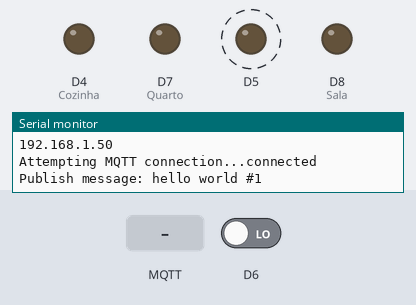
This sketch was run on a simulated ESP8266 (NodeMCU). Parts: output pins drawn as LEDs (lit = HIGH), the last lines printed to the serial monitor. Dashed ring = blinking. The inputs (shaded band) are chosen by the test bench; at power-on: D6 LOW. WiFi joins after 1.5 s; servers stay silent unless stated; no MQTT or app messages arrive unless stated.

Above: at 2.7 s.
2.8 s: MQTT message "S" arrives on the first subscribed topic
At 5.5 s:
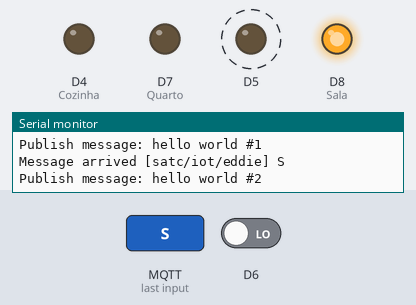
5.8 s: MQTT message "Q" arrives on the first subscribed topic
At 7.5 s:
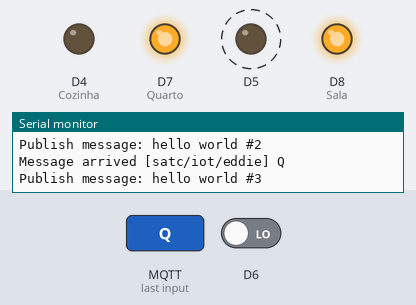
8.8 s: MQTT message "s" arrives on the first subscribed topic
At 11.5 s:
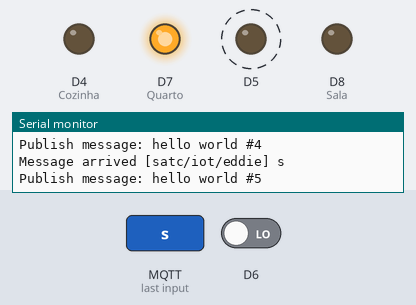
11.8 s: MQTT message "C" arrives on the first subscribed topic
At 13.4 s:
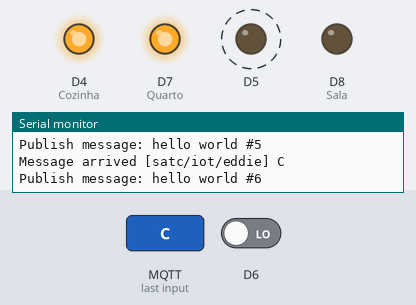
14.8 s: MQTT message "q" arrives on the first subscribed topic
At 17.5 s:
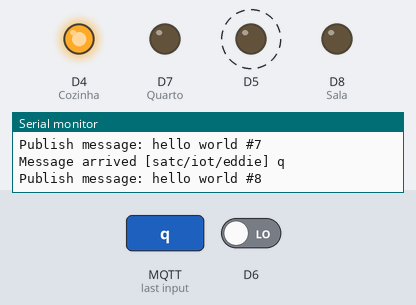
17.8 s: MQTT message "S" arrives on the first subscribed topic
At 19.3 s:
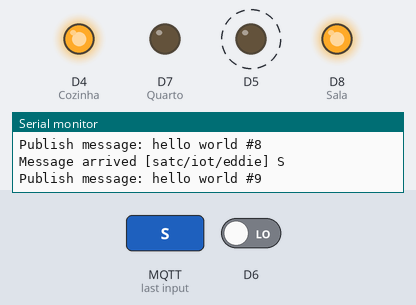
Timing chart, 0 to 21.8 s (numbered marks = the images above; inputs shaded):
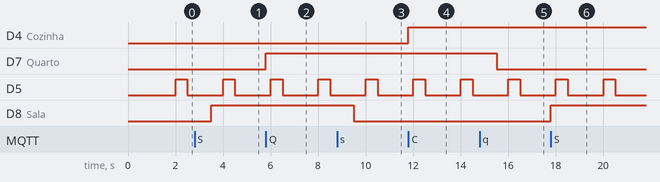

The sketch:

mqtt_esp8266-vs2.ino
```cpp
/*
 Basic ESP8266 MQTT example
 This sketch demonstrates the capabilities of the pubsub library in combination
 with the ESP8266 board/library.
 It connects to an MQTT server then:
  - publishes "hello world" to the topic "outTopic" every two seconds
  - subscribes to the topic "inTopic", printing out any messages
    it receives. NB - it assumes the received payloads are strings not binary
  - If the first character of the topic "inTopic" is an 1, switch ON the ESP Led,
    else switch it off
 It will reconnect to the server if the connection is lost using a blocking
 reconnect function. See the 'mqtt_reconnect_nonblocking' example for how to
 achieve the same result without blocking the main loop.
 To install the ESP8266 board, (using Arduino 1.6.4+):
  - Add the following 3rd party board manager under "File -> Preferences -> Additional Boards Manager URLs":
       http://arduino.esp8266.com/stable/package_esp8266com_index.json
  - Open the "Tools -> Board -> Board Manager" and click install for the ESP8266"
  - Select your ESP8266 in "Tools -> Board"
*/

#include <ESP8266WiFi.h>
#include <PubSubClient.h>

// Update these with values suitable for your network.

const char* ssid = "Rodox";
const char* password = "rodox321";
const char* mqtt_server = "broker.hivemq.com";

#define ID_MQTT  "ABP_IOT_EDDIE"     //id mqtt (para identificação de sessão)
                               //IMPORTANTE: este deve ser único no broker (ou seja,
                               //            se um client MQTT tentar entrar com o mesmo
                               //            id de outro já conectado ao broker, o broker
                               //            irá fechar a conexão de um deles).

WiFiClient espClient;
PubSubClient client(espClient);
unsigned long lastMsg = 0;
#define MSG_BUFFER_SIZE	(50)
char msg[MSG_BUFFER_SIZE];
int value = 0;
char Sala;
char Quarto;
char Cozinha;

//Define os pinos para o trigger e echo Sensor de presença
#define pino_trigger D13
#define pino_echo D12

float calcularDistancia();

void setup() {
  pinMode(BUILTIN_LED, OUTPUT);     // Initialize the BUILTIN_LED pin as an output
  Serial.begin(115200);

  Sala = D8;
  Quarto = D7;
  Cozinha = D4;

  pinMode(Sala, OUTPUT);
  pinMode(Quarto, OUTPUT);
  pinMode(Cozinha, OUTPUT);

  pinMode(pino_echo, INPUT);
  pinMode(pino_trigger, OUTPUT);

  setup_wifi();
  client.setServer(mqtt_server, 1883);
  client.setCallback(callback);
}


void setup_wifi() {

  delay(10);
  // We start by connecting to a WiFi network
  Serial.println();
  Serial.print("Connecting to ");
  Serial.println(ssid);

  WiFi.mode(WIFI_STA);
  WiFi.begin(ssid, password);

  while (WiFi.status() != WL_CONNECTED) {
    delay(500);
    Serial.print(".");
  }

  randomSeed(micros());

  Serial.println("");
  Serial.println("WiFi connected");
  Serial.println("IP address: ");
  Serial.println(WiFi.localIP());
}

void callback(char* topic, byte* payload, unsigned int length) {
  Serial.print("Message arrived [");
  Serial.print(topic);
  Serial.print("] ");
  for (int i = 0; i < length; i++) {
    Serial.print((char)payload[i]);
  }
  Serial.println();

   /*
  // Switch on the LED if an 1 was received as first character
  if ((char)payload[0] == '1') {
    digitalWrite(BUILTIN_LED, LOW);   // Turn the LED on (Note that LOW is the voltage level
    // but actually the LED is on; this is because
    // it is active low on the ESP-01)
  } else {
    digitalWrite(BUILTIN_LED, HIGH);  // Turn the LED off by making the voltage HIGH
  }*/

  Serial.println("");
  if ((char)payload[0] == 'S') {
    digitalWrite(Sala, HIGH);
    //snprintf (msg, MSG_BUFFER_SIZE, "A luz da sala está ligada");
    //Serial.print("Publica mensagem: ");
    //Serial.println(msg);
    //client.publish("casa/sala", msg);
  }
  Serial.println("");
  if ((char)payload[0] == 's') {
    digitalWrite(Sala, LOW);
    //snprintf (msg, MSG_BUFFER_SIZE, "A luz da sala está desligada");
    //Serial.print("Publica mensagem: ");
    //Serial.println(msg);
    //client.publish("casa/sala", msg);
  }
  Serial.println("");
  if ((char)payload[0] == 'Q') {
    digitalWrite(Quarto, HIGH);
    //snprintf (msg, MSG_BUFFER_SIZE, "A luz do quarto está ligada");
    //Serial.print("Publica mensagem: ");
    //Serial.println(msg);
    //client.publish("casa/quarto", msg);
  }
   Serial.println("");
   if ((char)payload[0] == 'q') {
    digitalWrite(Quarto, LOW);
    //snprintf (msg, MSG_BUFFER_SIZE, "A luz do quarto está desligada");
    //Serial.print("Publica mensagem: ");
    //Serial.println(msg);
    // client.publish("casa/quarto", msg);
  }
  Serial.println("");
  if ((char)payload[0] == 'C') {
    digitalWrite(Cozinha, HIGH);
//    snprintf (msg, MSG_BUFFER_SIZE, "A luz da cozinha está ligada");
//    Serial.print("Publica mensagem: ");
//    Serial.println(msg);
//    client.publish("casa/cozinha", msg);
  }
  Serial.println("");
   if ((char)payload[0] == 'c') {
    digitalWrite(Cozinha, LOW);
//    snprintf (msg, MSG_BUFFER_SIZE, "A luz da cozinha está desligada");
//    Serial.print("Publica mensagem: ");
//    Serial.println(msg);
//    client.publish("satc/iot/luiz/cozinha", msg);
  }
  Serial.println("");

}

void reconnect() {
  // Loop until we're reconnected
  while (!client.connected()) {
    Serial.print("Attempting MQTT connection...");

    /*
    // Create a random client ID
    String clientId = "ESP8266Client-";
    clientId += String(random(0xffff), HEX);
    client.connect(clientId.c_str())
    */

    // Attempt to connect
    if (client.connect(ID_MQTT)) {
      Serial.println("connected");
      // Once connected, publish an announcement...
      //client.publish("satc/iot/eddie", "hello world");
      // ... and resubscribe
      client.subscribe("satc/iot/eddie");
    } else {
      Serial.print("failed, rc=");
      Serial.print(client.state());
      Serial.println(" try again in 5 seconds");
      // Wait 5 seconds before retrying
      delay(5000);
    }
  }
}


void loop() {

  if (!client.connected()) {
    reconnect();
  }
  client.loop();

  unsigned long now = millis();
  if (now - lastMsg > 2000) {
    lastMsg = now;
    ++value;
    snprintf (msg, MSG_BUFFER_SIZE, "hello world #%ld", value);
    Serial.print("Publish message: ");
    Serial.println(msg);

    char buffer[80];
    char fValue[16];
    dtostrf(calcularDistancia(), 3, 2, fValue);
    snprintf(buffer, sizeof(buffer), "%s", fValue);

    client.publish("satc/iot/eddie", buffer);

    //Serial.print(distanciacm);
    //client.publish("satc/iot/eddie", msg);
    //client.publish("satc/iot/eddie/sensor",  );
  }
}

float calcularDistancia(){
  digitalWrite(pino_trigger,HIGH);
  delay(500);
  digitalWrite(pino_trigger,LOW);
  unsigned long time = pulseIn(pino_echo, HIGH);
  float distancia = time*0.0171;

  //Serial.print(distancia);
  //Serial.print(" cm");
  //Serial.println();

  //Serial.println("\n" + String(distancia) + ");
  return distancia;
}
```

Measured:
- after the input at 2.8 s, D8 (Sala): LOW → HIGH after 0.70 s
- after the input at 5.8 s, D7 (Quarto): LOW → HIGH at once
- after the input at 8.8 s, D8 (Sala): HIGH → LOW after 0.71 s
- after the input at 11.8 s, D4 (Cozinha): LOW → HIGH at once
- after the input at 14.8 s, D7 (Quarto): HIGH → LOW after 0.71 s
- after the input at 17.8 s, D8 (Sala): LOW → HIGH at once
- by itself, D5: alternates HIGH for 0.50 s and LOW for 1.5 s
